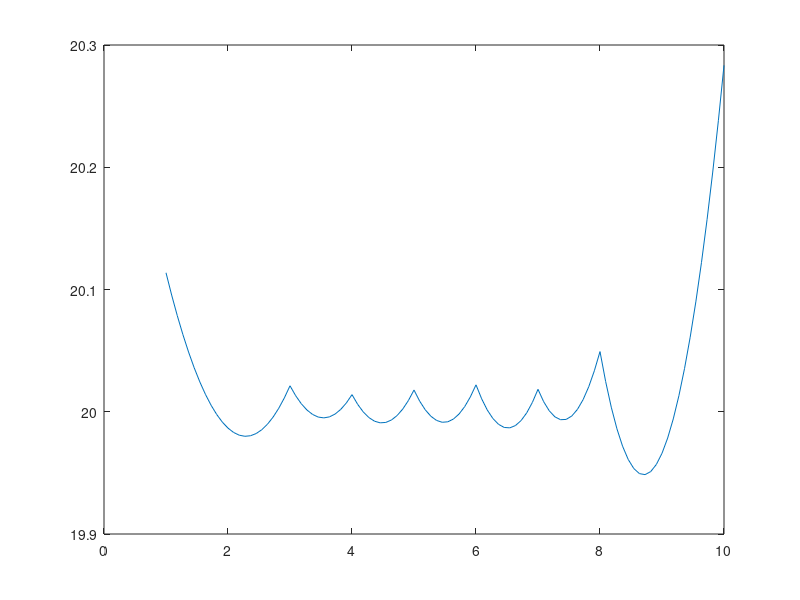

MATLAB code to generate this figure:
% Input:!: Generate the 10 points on the circle of radius 20
x = 1:10;
R = 20;
y = -sqrt(R^2-x.^2);

% The spline that interpolates (x,y)
s = spline(x,y);

% first derivative, pp form
s1 = s;
s1.order = s.order-1; 
s1.coefs = bsxfun(@times, s.coefs(:,1:end-1), s1.order:-1:1);

% second derivative, pp form
s2 = s1;
s2.order = s1.order-1; 
s2.coefs = bsxfun(@times, s1.coefs(:,1:end-1), s2.order:-1:1);

% Evaluate the curvature
% 100 points cover the same interval 
x = linspace(x(1),x(end));
A1 = ppval(s1,x); % first derivative at x
A2 = ppval(s2,x); % second derivative at x
% curvature
kappa = A2./(1 + A1.^2).^(3/2);

% radius of curvature, should be close to 20
r = 1./kappa;

% Graphic check
plot(x, r);

% Bruno